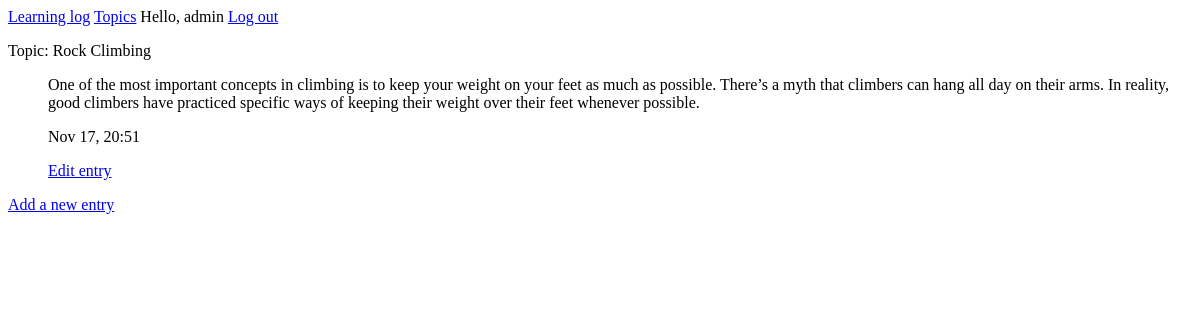
Page /topics/2/ (signed in) on the earlier database version.
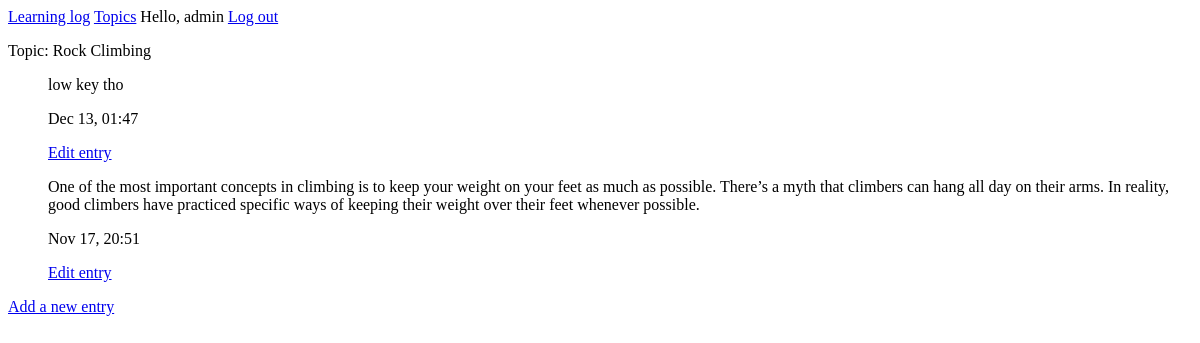
Same page on the later database version.
### Mainapp/models.py (models this page shows, shortened)
class Entry(models.Model):
    topic = models.ForeignKey(Topic, on_delete=models.CASCADE)
    text = models.TextField()
    date_added = models.DateTimeField(auto_now_add= True)
    class Meta:
        verbose_name_plural = 'entries'

### Mainapp/views.py (the view)
# urls.py: path('topics/<int:topic_id>/',views.topic, name='topic'),
@login_required
def topic(request,topic_id):
    topic = Topic.objects.get(id= topic_id)
    entries = topic.entry_set.order_by('-date_added')
    context = {'topic': topic, 'entries': entries}
    return render(request, 'Mainapp/topic.html', context)

### Mainapp/models.py (called while the page is built)
    def __str__(self):
        return self.text

### Mainapp/templates/MainApp/topic.html (shortened to what this page needs)
{% extends "Mainapp/base.html" %}
{% block content %}
<p>Topic: {{ topic }} </p>
<ul>
    {% for e in entries %}
    <p>{{e.text|linebreaks }}</p>
    <p>{{e.date_added|date:'M d, H:i'}}</p>
    <p><a href="{% url 'MainApp:edit_entry' e.id%}">Edit entry</a></p>
    {% empty %}
    <li> There are no entries for this topic yet </li>
    {% endfor %}
</ul>
<p>
    <a href="{% url 'MainApp:new_entry' topic.id%}"> Add a new entry</a>
</p>
{% endblock content %}

Differences in the rows shown:
added Entry: text "low key tho", date_added "Dec 13, 01:47"
